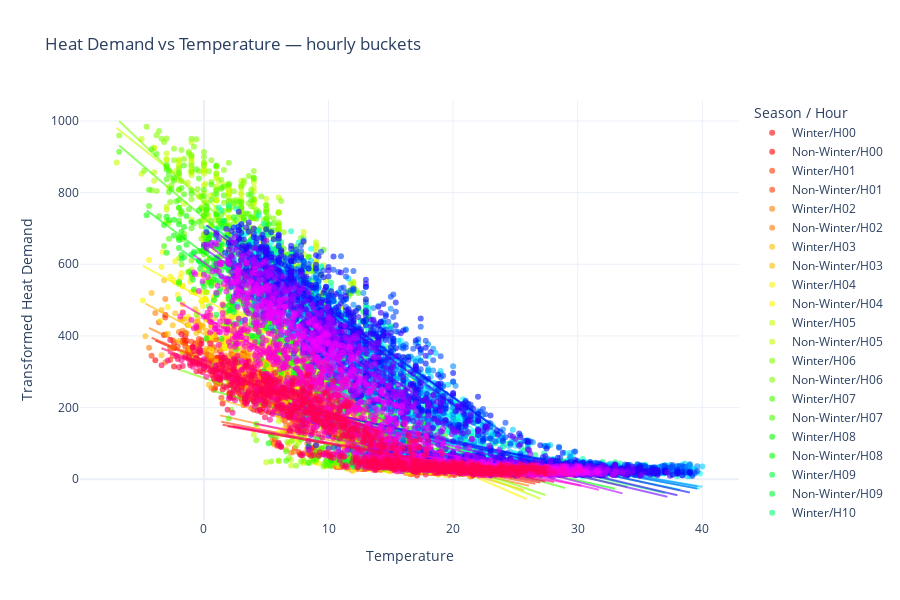

Here is the notebook cell this chart was saved with:
### Markdown cell above
As an initial exploration, we plot heat demand against temperature, with each point colored by the corresponding hour of the day. For each hour (i.e., each color), the plot includes two regression lines: one fitted using data from the "winter" period (defined as mid-November to the end of March), and the other using data from the "non-winter" period.

### Code cell
heat_id_df = heat_df[heat_df['unique_id'] == id].copy()
aux_id_df = aux_df[aux_df['unique_id'] == id].copy()

corr_df = scatter_temp_vs_target_hourly(
    target_df=heat_id_df,
    aux_df=aux_id_df,
    date_range=pd.date_range(start='2022-05-01', end='2024-05-01', freq='h'),
)

# Display the correlation dataframe
with pd.option_context('display.max_rows', None, 'display.max_columns', None):
    print("Correlation by season and hour:")
    display(
        corr_df.style
        .background_gradient(cmap='Blues', axis=None, gmap=corr_df.abs(), vmax=1.0, vmin=0.0)  # Add a blue gradient
        .format(precision=2)
        .set_caption("Correlation between Temperature and Heat Demand by Season and Hour")
    )
